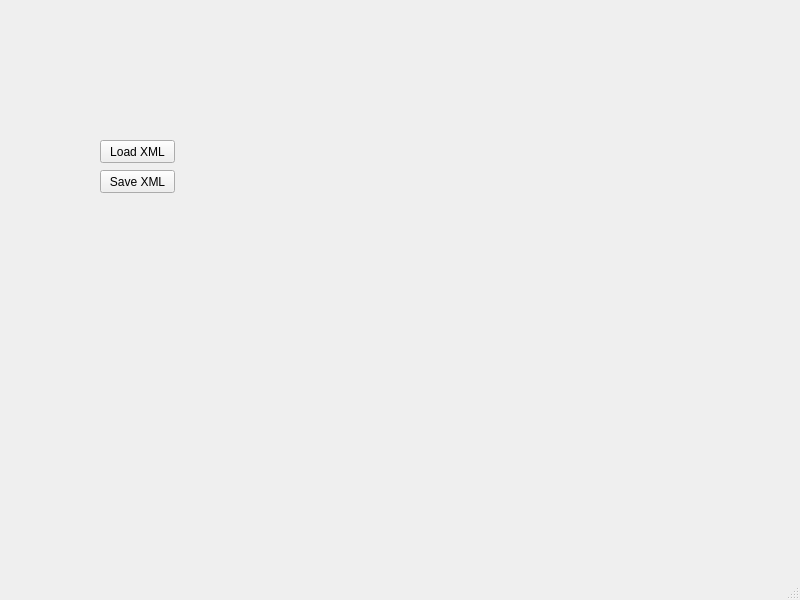
<?xml version="1.0" encoding="UTF-8"?>
<ui version="4.0">
 <class>MainWindow</class>
 <widget class="QMainWindow" name="MainWindow">
  <property name="geometry">
   <rect>
    <x>0</x>
    <y>0</y>
    <width>800</width>
    <height>600</height>
   </rect>
  </property>
  <property name="windowTitle">
   <string>MainWindow</string>
  </property>
  <widget class="QWidget" name="centralwidget">
   <widget class="QPushButton" name="pushButton">
    <property name="geometry">
     <rect>
      <x>100</x>
      <y>140</y>
      <width>75</width>
      <height>23</height>
     </rect>
    </property>
    <property name="text">
     <string>Load XML</string>
    </property>
   </widget>
   <widget class="QPushButton" name="pushButton_2">
    <property name="geometry">
     <rect>
      <x>100</x>
      <y>170</y>
      <width>75</width>
      <height>23</height>
     </rect>
    </property>
    <property name="text">
     <string>Save XML</string>
    </property>
   </widget>
  </widget>
  <widget class="QMenuBar" name="menubar">
   <property name="geometry">
    <rect>
     <x>0</x>
     <y>0</y>
     <width>800</width>
     <height>21</height>
    </rect>
   </property>
  </widget>
  <widget class="QStatusBar" name="statusbar"/>
 </widget>
 <resources/>
 <connections/>
</ui>
